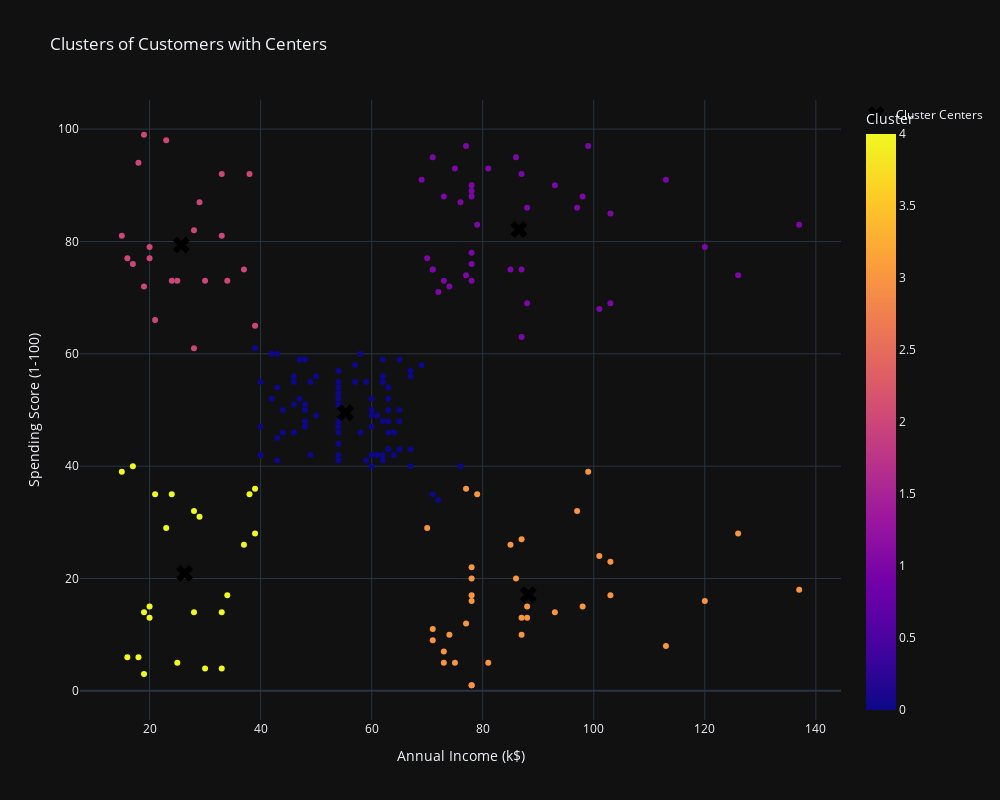

Notebook code cell kept with this figure:
### Code cell
combined_df = X # need to do to pandas
combined_df['Cluster'] = y_kmeans

cluster_colors = ["blue", "red", "green", "yellow", "purple"]

fig = px.scatter(
    combined_df,
    x='Annual Income (k$)',
    y='Spending Score (1-100)',
    color='Cluster',
    color_discrete_sequence=cluster_colors,
    title="Clusters of Customers with Centers"
)

fig.add_trace(
    go.Scatter(
        x=kmeans_model.cluster_centers_[:, 0],
        y=kmeans_model.cluster_centers_[:, 1],
        mode='markers',
        marker=dict(
            size=15,
            color='black',
            symbol='x'
        ),
        name="Cluster Centers"
    )
)

fig.update_layout(
    width=1000,
    height=800
)

fig.show()

### Figure 1 — Plotly figure (JSON) as saved in the notebook; plotly's stock layout.template omitted (floating-point values rounded to 4 significant figures; data arrays with more than 128 entries replaced by an {"elided": "..."} marker saying what was removed)
{"data": [{"hovertemplate": "Annual Income (k$)=%{x}<br>Spending Score (1-100)=%{y}<br>Cluster=%{marker.color}<extra></extra>", "legendgroup": "", "marker": {"color": {"elided": "200 int values"}, "coloraxis": "coloraxis", "symbol": "circle"}, "mode": "markers", "name": "", "orientation": "v", "showlegend": false, "x": {"elided": "200 int values"}, "xaxis": "x", "y": {"elided": "200 int values"}, "yaxis": "y", "type": "scatter"}, {"marker": {"color": "black", "size": 15, "symbol": "x"}, "mode": "markers", "name": "Cluster Centers", "x": [55.3, 86.54, 25.73, 88.2, 26.3], "y": [49.52, 82.13, 79.36, 17.11, 20.91], "type": "scatter"}], "layout": {"xaxis": {"anchor": "y", "domain": [0.0, 1.0], "title": {"text": "Annual Income (k$)"}}, "yaxis": {"anchor": "x", "domain": [0.0, 1.0], "title": {"text": "Spending Score (1-100)"}}, "coloraxis": {"colorbar": {"title": {"text": "Cluster"}}, "colorscale": [[0.0, "#0d0887"], [0.1111, "#46039f"], [0.2222, "#7201a8"], [0.3333, "#9c179e"], [0.4444, "#bd3786"], [0.5556, "#d8576b"], [0.6667, "#ed7953"], [0.7778, "#fb9f3a"], [0.8889, "#fdca26"], [1.0, "#f0f921"]]}, "legend": {"tracegroupgap": 0}, "title": {"text": "Clusters of Customers with Centers"}, "width": 1000, "height": 800}}
